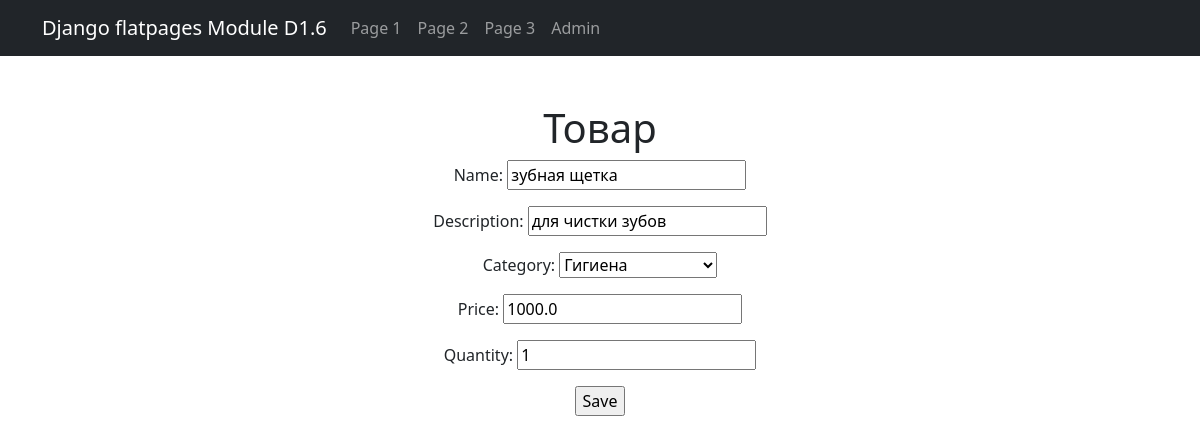
The app's page /products/1/update/ with its own data.
### simpleapp/models.py (models this page shows, shortened)
class Product(models.Model):
    name = models.CharField(
        max_length=50,
        unique=True,  # названия товаров не должны повторяться
    )
    description = models.TextField()
    quantity = models.IntegerField(
        validators=[MinValueValidator(0)],
    )
    category = models.ForeignKey(
        to="Category",
        on_delete=models.CASCADE,
        related_name="products",  # все продукты в категории будут доступны через поле products
    )
    price = models.FloatField(
        validators=[MinValueValidator(0.0)],
    )

class Category(models.Model):
    name = models.CharField(max_length=100, unique=True)
    class Meta:
        verbose_name_plural = "Categories"
    def __str__(self):
        return self.name.title()

### simpleapp/views.py (the view)
# urls.py: path("<int:pk>/update/", ProductUpdate.as_view(), name="product_update"),
class ProductUpdate(UpdateView):
    form_class = ProductForm
    model = Product
    template_name = "product_edit.html"

### simpleapp/forms.py
class ProductForm(forms.ModelForm):
    description = forms.CharField(min_length=20)  # проверка на длину так или в clean()
    class Meta:
        model = Product
        fields = [
            "name",
            "description",
            "category",
            "price",
            "quantity",
        ]
    def clean(self):
        cleaned_data = super().clean()
        description = cleaned_data.get("description")
        if description is not None and len(description) < 20:
            raise ValidationError({"description": "Описание не может быть менее 20 символов."})
        name = cleaned_data.get("name")
        if name == description:
            raise ValidationError("Описание не должно быть идентично названию.")
        return cleaned_data

### templates/product_edit.html (shortened to what this page needs)
{% extends 'flatpages/default.html' %}
{% block content %}
<h1>Товар</h1>
<form action="" method="POST">
    {{ form.as_p }}
    <input type="submit" value="Save">
</form>
{% endblock content %}

### records on screen
Product: name "зубная щетка", description "для чистки зубов", category "Гигиена", price "1000.0", quantity "1"
